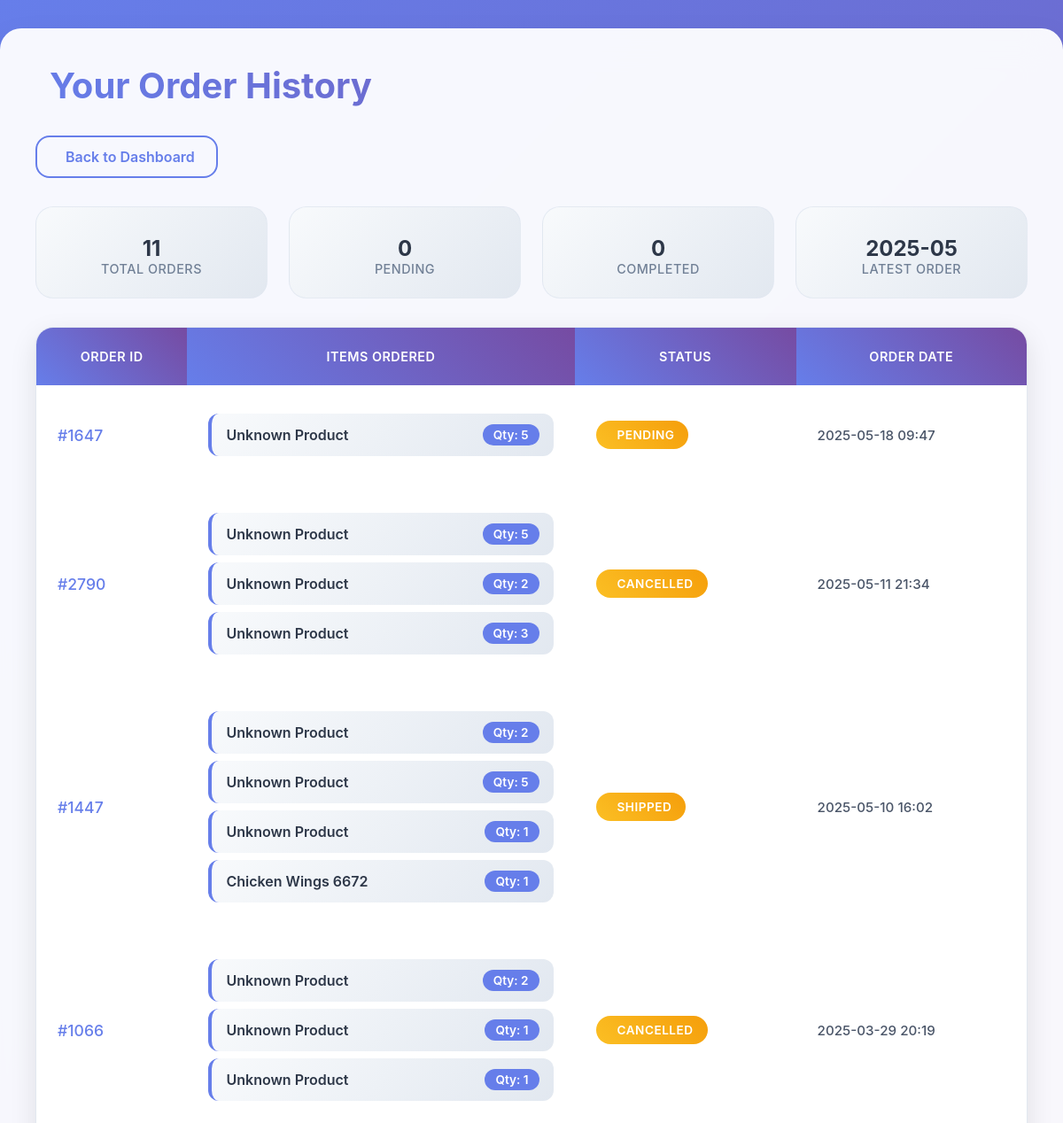
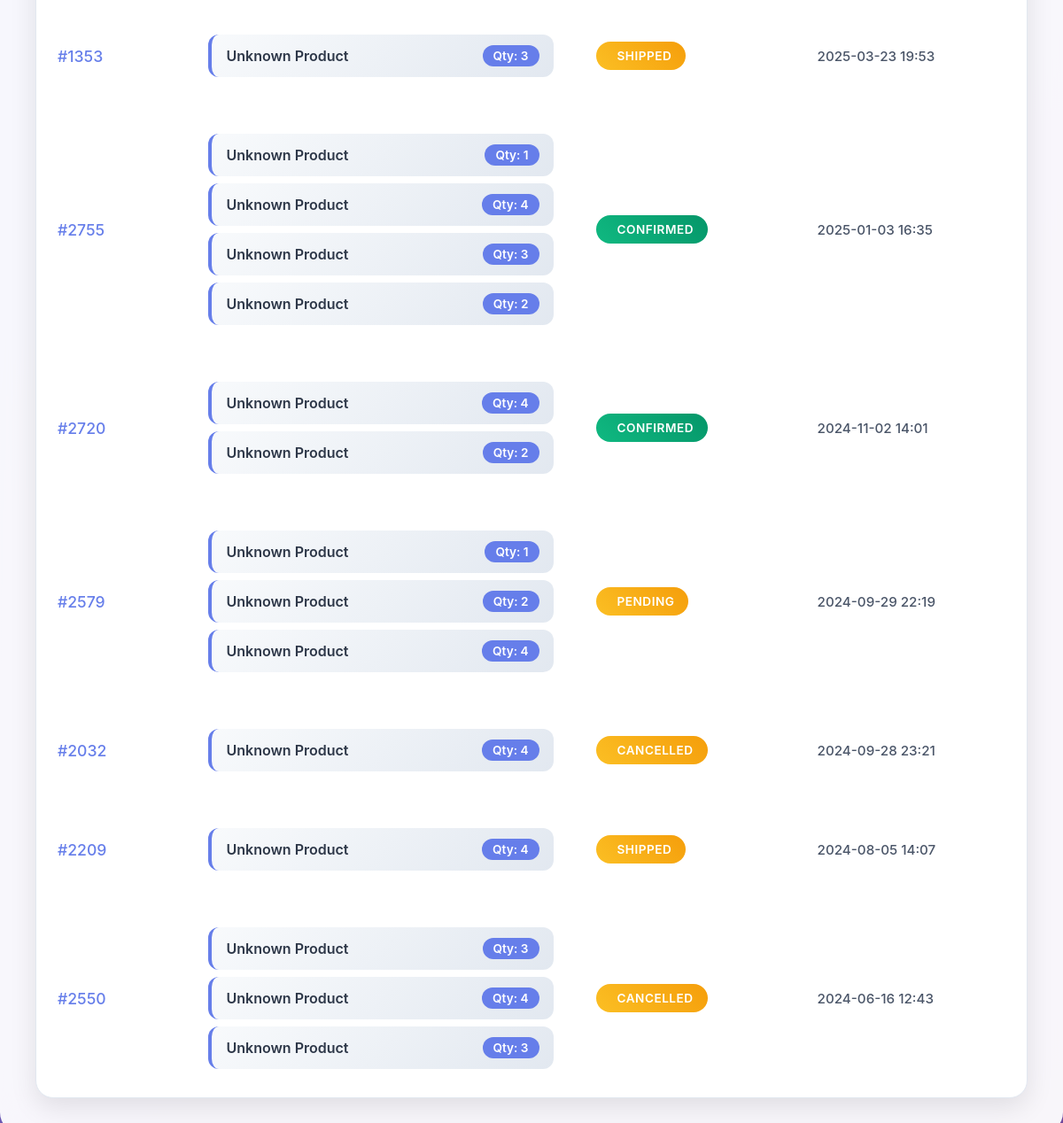
The app's page /your-orders (signed in) with its own data (2 pictures, top to bottom).
### tables this page shows
CREATE TABLE sales_orders (
        id INTEGER PRIMARY KEY AUTOINCREMENT,
        customer_id INTEGER,
        order_data TEXT,
        status TEXT DEFAULT 'Pending',
        created_at TIMESTAMP DEFAULT CURRENT_TIMESTAMP,
        FOREIGN KEY(customer_id) REFERENCES users(id)
        );

CREATE TABLE products (id INTEGER PRIMARY KEY AUTOINCREMENT, name TEXT NOT NULL UNIQUE, barcode TEXT UNIQUE NOT NULL, quantity INTEGER DEFAULT 0, location TEXT);

### app.py (the view)
@app.route('/your-orders')
def your_orders():
    if 'user_id' not in session or session.get('role') != 'customer':
        return redirect(url_for('login'))
    conn = get_db_connection()
    orders = conn.execute('''
        SELECT * FROM sales_orders
        WHERE customer_id = ?
        ORDER BY created_at DESC
    ''', (session['user_id'],)).fetchall()
    processed_orders = []
    for order in orders:
        try:
            order_items = json.loads(order['order_data'])
            items = []
            for barcode, details in order_items.items():
                product = conn.execute('SELECT name FROM products WHERE barcode = ?', (barcode,)).fetchone()
                product_name = product['name'] if product else "Unknown Product"
                items.append({
                    'barcode': barcode,
                    'name': product_name,
                    'quantity': details['quantity']
                })
            processed_orders.append({
                'id': order['id'],
                'status': order['status'],
                'created_at': order['created_at'],
                'items': items
            })
        except:
            continue
    conn.close()
    cart_count = sum(item['quantity'] for item in session.get('cart', {}).values())
    return render_template('your_orders.html', orders=processed_orders, cart_count=cart_count)

### app.py (called while the page is built)
def get_db_connection():
    conn = sqlite3.connect('database.db')
    conn.row_factory = sqlite3.Row
    return conn

### templates/your_orders.html (shortened to what this page needs)
<div class="main-container">
    <h1 class="page-title">
        Your Order History
    </h1>
    <a href="{{ url_for('customer_dashboard') }}" class="back-btn">
        Back to Dashboard
    </a>
    {% if orders and orders|length > 0 %}
        <div class="orders-summary">
            <div class="summary-card">
                <div class="number">{{ orders|length }}</div>
                <div class="label">Total Orders</div>
            </div>
            <div class="summary-card">
                <div class="number">
                    {% set pending_count = 0 %}
                    {% for order in orders %}
                        {% if order['status'].lower() in ['pending', 'partial stock'] %}
                            {% set pending_count = pending_count + 1 %}
                        {% endif %}
                    {% endfor %}
                    {{ pending_count }}
                </div>
                <div class="label">Pending</div>
            </div>
            <div class="summary-card">
                <div class="number">
                    {% set completed_count = 0 %}
                    {% for order in orders %}
                        {% if order['status'].lower() in ['confirmed', 'delivered'] %}
                            {% set completed_count = completed_count + 1 %}
                        {% endif %}
                    {% endfor %}
                    {{ completed_count }}
                </div>
                <div class="label">Completed</div>
            </div>
            <div class="summary-card">
                <div class="number">
                    {% if orders|length > 0 %}
                        {{ orders[0]['created_at'][:7] if orders[0]['created_at'] else 'N/A' }}
                    {% else %}
                        N/A
                    {% endif %}
                </div>
                <div class="label">Latest Order</div>
            </div>
        </div>
        <div class="table-container">
            <table class="table">
                <thead>
                    <tr>
                        <th>Order ID</th>
                        <th>Items Ordered</th>
                        <th>Status</th>
                        <th>Order Date</th>
                    </tr>
                </thead>
                <tbody>
                    {% for order in orders %}
                    <tr>
                        <td class="order-id">#{{ order['id'] }}</td>
                        <td>
                            <ul class="order-items">
                                {% for item in order['items'] %}
                                    <li>
                                        <span class="item-name">{{ item['name'] }}</span>
                                        <span class="item-quantity">Qty: {{ item['quantity'] }}</span>
                                    </li>
                                {% endfor %}
                            </ul>
                        </td>
                        <td>
                            {% set status_lower = order['status'].lower() %}
                            {% if status_lower == 'pending' %}
                                <span class="status-badge status-pending">
                                    {{ order['status'] }}
                                </span>
                            {% elif status_lower == 'confirmed' %}
                                <span class="status-badge status-confirmed">
                                    {{ order['status'] }}
                                </span>
                            {% elif status_lower == 'partial stock' %}
                                <span class="status-badge status-partial">
                                    <i class="fas fa-exclamation-triangle"></i>
                                    {{ order['status'] }}
                                </span>
                            {% elif status_lower == 'delivered' %}
                                <span class="status-badge status-delivered">
                                    <i class="fas fa-truck"></i>
                                    {{ order['status'] }}
                                </span>
                            {% else %}
                                <span class="status-badge status-pending">
                                    {{ order['status'] }}
                                </span>
                            {% endif %}
                        </td>
                        <td class="order-date">
                            {{ order['created_at'][:16] if order['created_at'] else 'N/A' }}
                        </td>
                    </tr>
                    {% endfor %}
                </tbody>
            </table>
        </div>
    {% endif %}
</div>

### templates/your_orders.html (style rules this page uses)
* { margin: 0; padding: 0; box-sizing: border-box; }
.main-container { background: rgba(255, 255, 255, 0.95); backdrop-filter: blur(20px); border-radius: 24px; margin: 2rem auto; padding: 2.5rem; box-shadow: 0 20px 40px rgba(0, 0, 0, 0.1); max-width: 1400px; animation: slideUp 0.6s ease-out; }
.page-title { font-size: 2.5rem; font-weight: 700; margin-bottom: 2rem; background: linear-gradient(45deg, #667eea, #764ba2); -webkit-background-clip: text; -webkit-text-fill-color: transparent; background-clip: text; display: flex; align-items: center; gap: 1rem; }
.back-btn { background: transparent; border: 2px solid #667eea; color: #667eea; border-radius: 16px; padding: 0.75rem 1.5rem; font-weight: 600; transition: all 0.3s ease; text-decoration: none; display: inline-flex; align-items: center; gap: 0.5rem; margin-bottom: 2rem; }
.orders-summary { display: grid; grid-template-columns: repeat(auto-fit, minmax(200px, 1fr)); gap: 1.5rem; margin-bottom: 2rem; }
.summary-card { background: linear-gradient(135deg, #f8fafc, #e2e8f0); border-radius: 20px; padding: 1.5rem; text-align: center; border: 1px solid rgba(226, 232, 240, 0.8); transition: all 0.3s ease; }
.summary-card .number { font-size: 1.5rem; font-weight: 700; color: #2d3748; }
.summary-card .label { color: #718096; font-weight: 500; text-transform: uppercase; letter-spacing: 0.5px; font-size: 0.9rem; }
.table-container { background: white; border-radius: 20px; overflow: hidden; box-shadow: 0 10px 30px rgba(0, 0, 0, 0.1); border: 1px solid #e2e8f0; }
.table { margin: 0; border-collapse: separate; border-spacing: 0; width: 100%; }
.table thead th { background: linear-gradient(45deg, #667eea, #764ba2); color: white; font-weight: 600; padding: 1.5rem; border: none; text-transform: uppercase; letter-spacing: 0.5px; font-size: 0.9rem; }
.table tbody tr { transition: all 0.3s ease; border-bottom: 1px solid #f1f5f9; }
.table tbody td { padding: 1.5rem; vertical-align: middle; border: none; font-weight: 500; }
.order-id { font-weight: 700; color: #667eea; font-size: 1.1rem; }
.order-items { margin: 0; padding: 0; list-style: none; }
.order-items li { background: linear-gradient(135deg, #f8fafc, #e2e8f0); padding: 0.75rem 1rem; margin: 0.5rem 0; border-radius: 12px; border-left: 4px solid #667eea; display: flex; justify-content: space-between; align-items: center; transition: all 0.3s ease; }
.item-name { font-weight: 600; color: #2d3748; }
.item-quantity { background: #667eea; color: white; padding: 0.25rem 0.75rem; border-radius: 20px; font-size: 0.85rem; font-weight: 600; }
.status-badge { padding: 0.5rem 1rem; border-radius: 20px; font-size: 0.85rem; font-weight: 600; text-transform: uppercase; letter-spacing: 0.5px; display: inline-flex; align-items: center; gap: 0.5rem; }
.status-pending { background: linear-gradient(45deg, #fbbf24, #f59e0b); color: white; }
.status-confirmed { background: linear-gradient(45deg, #10b981, #059669); color: white; }
.order-date { font-weight: 600; color: #4a5568; font-size: 0.95rem; }

### records on screen
sales_orders: created_at "2025-05", id "1647", name "Unknown Product", quantity "5", status "PENDING", created_at "2025-05-18 09:47"
sales_orders: id "2790", name "Unknown Product" "Unknown Product" "Unknown Product", quantity "5" "2" "3", status "CANCELLED", created_at "2025-05-11 21:34"
sales_orders: id "1447", name "Unknown Product" "Unknown Product" "Unknown Product", quantity "2" "5" "1", status "SHIPPED", created_at "2025-05-10 16:02"
products: name "Chicken Wings 6672", quantity "1"
sales_orders: id "1066", name "Unknown Product" "Unknown Product" "Unknown Product", quantity "2" "1" "1", status "CANCELLED", created_at "2025-03-29 20:19"
sales_orders: id "1353", name "Unknown Product", quantity "3", status "SHIPPED", created_at "2025-03-23 19:53"
sales_orders: id "2755", name "Unknown Product" "Unknown Product" "Unknown Product" "Unknown Product", quantity "1" "4" "3" "2", status "CONFIRMED", created_at "2025-01-03 16:35"
sales_orders: id "2720", name "Unknown Product" "Unknown Product", quantity "4" "2", status "CONFIRMED", created_at "2024-11-02 14:01"
sales_orders: id "2579", name "Unknown Product" "Unknown Product" "Unknown Product", quantity "1" "2" "4", status "PENDING", created_at "2024-09-29 22:19"
sales_orders: id "2032", name "Unknown Product", quantity "4", status "CANCELLED", created_at "2024-09-28 23:21"
sales_orders: id "2209", name "Unknown Product", quantity "4", status "SHIPPED", created_at "2024-08-05 14:07"
sales_orders: id "2550", name "Unknown Product" "Unknown Product" "Unknown Product", quantity "3" "4" "3", status "CANCELLED", created_at "2024-06-16 12:43"

### other values on screen
{{ orders|length }} "11"
{{ pending_count }} "0"
{{ completed_count }} "0"
